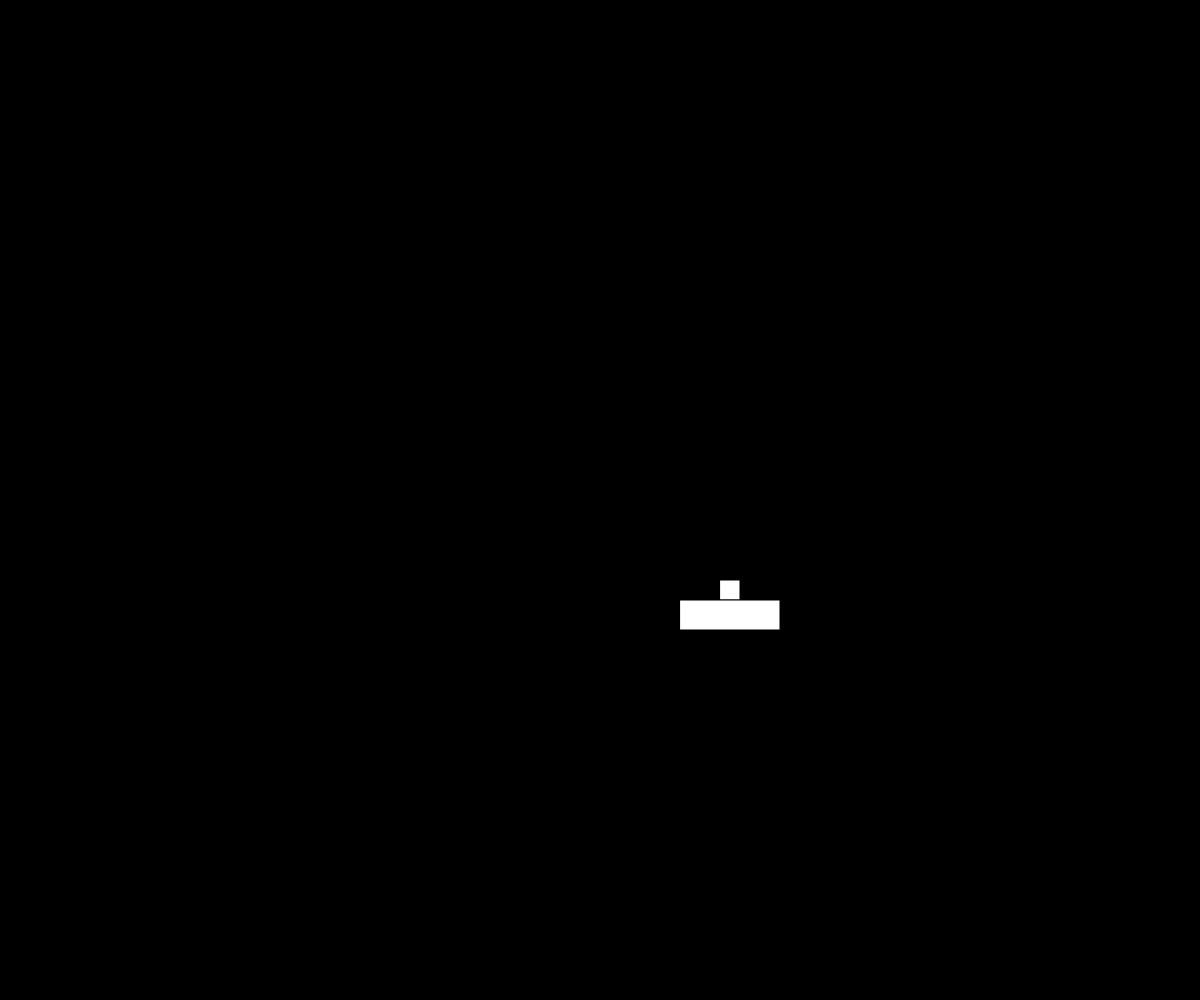
Frame 1 (no input)
Frame 60 (no input): identical to frame 1, image omitted
Frame 120 (the mouse pressed at the canvas centre since frame 60): identical to frame 1, image omitted

The p5.js sketch that drew this single still picture (run headless with seeded random() and noise() and a simulated clock; from frame 60 on, the mouse is pressed at the canvas centre):

// p5.js sketch
// ── sketch.js
var bullets = [];
var balls = [];

function setup() {
    createCanvas(windowWidth, windowHeight);
}

function draw() {
    background(0);
    player.draw();

    if(keyIsDown(LEFT_ARROW)) {
        if(player.x - 10 >= 0) {
            player.x -= 10;
        }
        else {
            player.x = 0;
        }
    }
    if(keyIsDown(RIGHT_ARROW)) {
        if(player.x + 10 < windowWidth - player.width) {
            player.x += 10;
        }
        else {
            player.x = windowWidth - player.width;
        }
    }

    if(keyIsDown(32)) {
        bullets.push(Bullet({}));
    }

    bullets.forEach(function(bullet) {
        bullet.update();
        bullet.draw();
    });

    bullets = bullets.filter(function(bullet) {
        return bullet.active;
    });

    if (Math.random() < 0.01) {
        balls.push(Ball({}));
    }

    balls.forEach(function(ball) {
        ball.update();
        ball.draw();
        ball.checkEdges();
    });

    balls.forEach(function(ball) {
        return ball.active;
    });
}

// ── balls.js
function Ball(I) {
    I.active = true;
    I.radius = 20;
    I.pos = createVector(random(0, windowWidth - (I.radius*2)), I.radius/2);
    I.direction = createVector(1,1);
    I.vel = createVector(1,1).mult(8);
    I.draw = function() {
        ellipse(I.pos.x, I.pos.y, I.radius*2, I.radius*2);
    }

    I.update = function() {
        // I.active = I.active && I.inBounds();
        I.pos.x += I.vel.x * I.direction.x;
        I.pos.y += I.vel.y * I.direction.y;
    }

    I.checkEdges = function() {
        if (I.pos.y < I.radius && I.direction.y < 0)
            I.direction.y *= -1;
        else if (I.pos.y > (windowHeight - I.radius) && I.direction.y > 0)
            I.direction.y *= -1;
        if (I.pos.x < I.radius && I.direction.x < 0)
            I.direction.x *= -1;
        else if (I.pos.x > (windowWidth - I.radius) && I.direction.x > 0)
            I.direction.x *= -1;
    }

    I.meets = function(player) {
        if (I.pos.y < player.y && I.pos.y > (player.y - I.radius) && I.pos.x > player.x - I.radius && I.pos.x < (player.x + player.width + I.radius))
            return true;
        else return false;
    }

    return I;
}

// ── bullets.js
function Bullet(I) {
    I.active = true;
    I.x = player.x + player.width/2;
    I.y = player.y - 20;
    I.yvelocity = 5;
    I.width = 3;
    I.height = 3;

    I.inBounds = function() {
        return ((I.y >= 0) && I.y <= (windowHeight - I.height))
    }

    I.draw = function() {
        rect(I.x, I.y, I.width, I.height);
    }

    I.update = function() {
        I.active = I.active && I.inBounds();
        I.y -= I.yvelocity;
    }

    I.collides = function(balls) {
        if (this.pos.y < balls.y && this.pos.y > (balls.y - this.radius) && this.pos.x > balls.x - this.radius && this.pos.x < (balls.x + (balls.radius*2) + this.width))
            return true;
        else return false;
    }
    return I;
}

// ── firingEnemy.js
function FiringEnemy(I) {
    var randomVariable = (Math.random(-1, 1) * 4);
    I.active = true;
    I.radius = 30;
    I.pos = createVector(random(0, windowWidth - (I.radius*2)), I.radius/2);
    I.direction = createVector(randomVariable, randomVariable);
    I.vel = createVector(random(-1,1), random(0, 1)).mult(5);
    I.draw = function() {
        image(planeTwo, I.pos.x, I.pos.y);
        ellipse(I.pos.x, I.pos.y, I.radius);
    }

    I.update = function() {
        // I.active = I.active && I.inBounds();
        I.pos.x += I.vel.x * I.direction.x;
        I.pos.y += I.vel.y * I.direction.y;
    }
    return I;
}

// ── moon.js
function Moon(I) {
    var randomVariable = (Math.random(-1, 1) * 4);
    I.active = true;
    I.radius = 20;
    I.pos = createVector(random(0, windowWidth - (I.radius*2)), I.radius/2);
    I.direction = createVector(randomVariable, randomVariable);
    I.vel = createVector(random(-1,1), random(0, 1)).mult(5);
    I.draw = function() {
        image(moon, I.pos.x, I.pos.y);
    }

    I.update = function() {
        // I.active = I.active && I.inBounds();
        I.pos.x += I.vel.x * I.direction.x;
        I.pos.y += I.vel.y * I.direction.y;
    }

    I.checkEdges = function() {
        if (I.pos.y <= I.radius && I.direction.y < 0)
            I.direction.y *= -1;
        else if (I.pos.y >= (windowHeight - I.radius) && I.direction.y > 0)
            I.direction.y *= -1;
        if (I.pos.x <= I.radius && I.direction.x < 0)
            I.direction.x *= -1;
        else if (I.pos.x >= (windowWidth - I.radius) && I.direction.x > 0)
            I.direction.x *= -1;
    }
    return I;
}

// ── paddle.js
var player = {
    x: 680,
    y: 600,
    width: 100,
    height: 30,
    draw: function(){
        rect(this.x+this.width/2-10, this.y-20, 20, 20);
        rect(this.x, this.y, this.width, this.height);
    }
};

// ── powerEnemy.js
function powerEnemy(I) {
    var randomVariable = (Math.random(-1, 1) * 4);
    I.active = true;
    I.width = 50;
    I.height = 40;
    I.pos = createVector(300, 100);
    I.direction = createVector(randomVariable, randomVariable);
    I.vel = createVector(0, random(0, 1)).mult(1);
    I.draw = function() {
        // image(moon, I.pos.x, I.pos.y);
        rect(I.pos.x, I.pos.y, I.width, I.height);
    }

    I.update = function() {
        // I.active = I.active && I.inBounds();
        I.pos.y += I.vel.y * I.direction.y;
    }
    return I;
}

function powerEnemyTwo(I) {
    var randomVariable = (Math.random(-1, 1) * 4);
    I.active = true;
    I.width = 50;
    I.height = 40;
    I.pos = createVector(500, 200);
    I.direction = createVector(randomVariable, randomVariable);
    I.vel = createVector(0, random(0, 1)).mult(1);
    I.draw = function() {
        // image(moon, I.pos.x, I.pos.y);
        rect(I.pos.x, I.pos.y, I.width, I.height);
    }

    I.update = function() {
        // I.active = I.active && I.inBounds();
        I.pos.y += I.vel.y * I.direction.y;
    }
    return I;
}

// ── shoot.js
function Shoot(I) {
    I.active = true;
    I.x = 325;
    I.y = 100;
    I.yvelocity = -4;
    I.width = 5;
    I.height = 10;

    I.inBounds = function() {
        return ((I.y >= 0) && I.y <= (windowHeight - I.height));
    }

    I.update = function() {
        I.active = I.active && I.inBounds();
        I.y -= I.yvelocity;
    }

    I.draw = function() {
        // image(bulletShoot, I.x-12, I.y);
        rect(I.x, I.y, I.width, I.height);
    }
    return I;
}

function ShootTwo(I) {
    I.active = true;
    I.x = 500;
    I.y = 300;
    I.yvelocity = -4;
    I.width = 5;
    I.height = 10;

    I.inBounds = function() {
        return ((I.y >= 0) && I.y <= (windowHeight - I.height));
    }

    I.update = function() {
        I.active = I.active && I.inBounds();
        I.y -= I.yvelocity;
    }

    I.draw = function() {
        // image(bulletShoot, I.x-12, I.y);
        rect(I.x, I.y, I.width, I.height);
    }
    return I;
}
